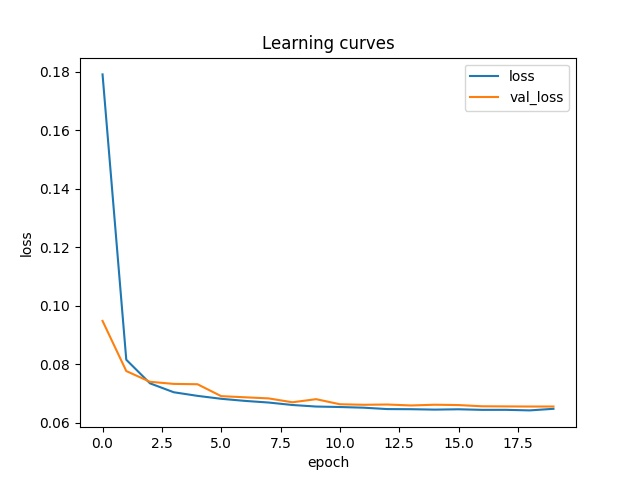

Write Python code to recreate this figure.
from tensorflow.keras.models import Sequential
from tensorflow.keras.layers import SimpleRNN
import Time_Series_Generator as time
import matplotlib.pyplot as plt

number_of_steps = 50
series = time.generate_time_series(batch_size=10000, number_of_steps=number_of_steps + 1)

X_train, y_train = series[:7000, :number_of_steps], series[:7000, -1]
X_valid, y_valid = series[7000:9000, :number_of_steps], series[7000:9000, -1]
X_test, y_test = series[9000:, :number_of_steps], series[9000:, -1]

model = Sequential([SimpleRNN(units=20, return_sequences=True, input_shape=[None, 1],
                              activation='relu'),
                    SimpleRNN(units=20, return_sequences=True, activation='relu'),
                    SimpleRNN(units=1, activation='relu')])

model.compile(optimizer='adam', loss='mse')

history = model.fit(x=X_train, y=y_train, epochs=20, validation_data=(X_valid, y_valid))

plt.figure()
plt.plot(history.history['loss'])
plt.plot(history.history['val_loss'])
plt.title('Learning curves')
plt.xlabel('epoch')
plt.ylabel('loss')
plt.legend(['loss', 'val_loss'])
plt.savefig('Deep_RNNs_relu.jpg')
plt.show()
